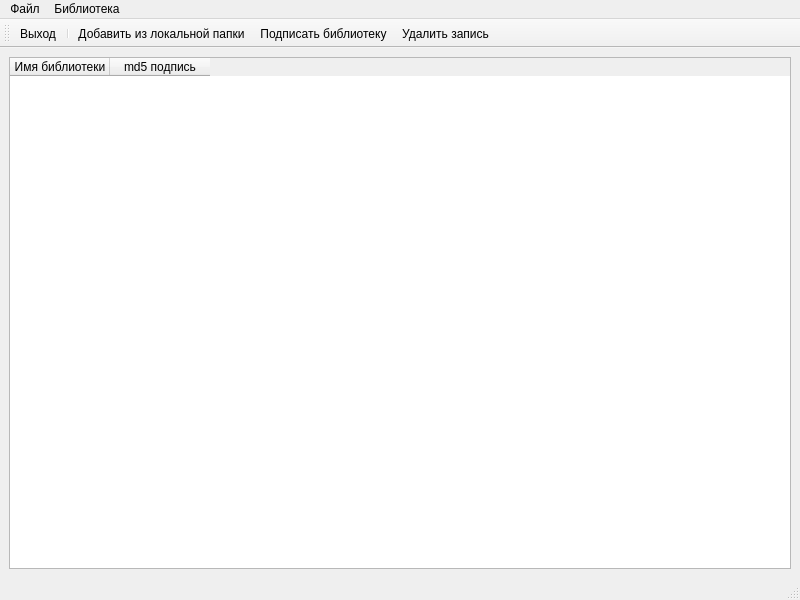
<?xml version="1.0" encoding="UTF-8"?>
<ui version="4.0">
 <class>mw_DLL_handler</class>
 <widget class="QMainWindow" name="mw_DLL_handler">
  <property name="geometry">
   <rect>
    <x>0</x>
    <y>0</y>
    <width>800</width>
    <height>600</height>
   </rect>
  </property>
  <property name="windowTitle">
   <string>DLL handler</string>
  </property>
  <widget class="QWidget" name="centralwidget">
   <layout class="QGridLayout" name="gridLayout">
    <item row="0" column="0">
     <widget class="QTableWidget" name="tableWidget_reged_dll">
      <column>
       <property name="text">
        <string>Имя библиотеки</string>
       </property>
      </column>
      <column>
       <property name="text">
        <string>md5 подпись</string>
       </property>
      </column>
     </widget>
    </item>
   </layout>
  </widget>
  <widget class="QMenuBar" name="menubar">
   <property name="geometry">
    <rect>
     <x>0</x>
     <y>0</y>
     <width>800</width>
     <height>20</height>
    </rect>
   </property>
   <widget class="QMenu" name="menu">
    <property name="title">
     <string>Файл</string>
    </property>
    <addaction name="action_exit"/>
   </widget>
   <widget class="QMenu" name="menu_dll">
    <property name="title">
     <string>Библиотека</string>
    </property>
    <addaction name="action_add_dll"/>
    <addaction name="action_dll_subscribe"/>
    <addaction name="action_dll_delete"/>
   </widget>
   <addaction name="menu"/>
   <addaction name="menu_dll"/>
  </widget>
  <widget class="QStatusBar" name="statusbar"/>
  <widget class="QToolBar" name="toolBar">
   <property name="windowTitle">
    <string>toolBar</string>
   </property>
   <attribute name="toolBarArea">
    <enum>TopToolBarArea</enum>
   </attribute>
   <attribute name="toolBarBreak">
    <bool>false</bool>
   </attribute>
   <addaction name="action_exit"/>
   <addaction name="separator"/>
   <addaction name="action_add_dll"/>
   <addaction name="action_dll_subscribe"/>
   <addaction name="action_dll_delete"/>
  </widget>
  <action name="action_exit">
   <property name="icon">
    <iconset resource="../images/resources.qrc">
     <normaloff>:/PICS/exit.png</normaloff>:/PICS/exit.png</iconset>
   </property>
   <property name="text">
    <string>Выход</string>
   </property>
  </action>
  <action name="action_add_dll">
   <property name="icon">
    <iconset resource="../images/resources.qrc">
     <normaloff>:/PICS/dll_add.png</normaloff>:/PICS/dll_add.png</iconset>
   </property>
   <property name="text">
    <string>Добавить из локальной папки</string>
   </property>
  </action>
  <action name="action_dll_subscribe">
   <property name="icon">
    <iconset resource="../images/resources.qrc">
     <normaloff>:/PICS/dll_sign.png</normaloff>:/PICS/dll_sign.png</iconset>
   </property>
   <property name="text">
    <string>Подписать библиотеку</string>
   </property>
  </action>
  <action name="action_dll_delete">
   <property name="icon">
    <iconset resource="../images/resources.qrc">
     <normaloff>:/PICS/trashcan_full.png</normaloff>:/PICS/trashcan_full.png</iconset>
   </property>
   <property name="text">
    <string>Удалить запись</string>
   </property>
  </action>
 </widget>
 <resources>
  <include location="../images/resources.qrc"/>
 </resources>
 <connections/>
</ui>
